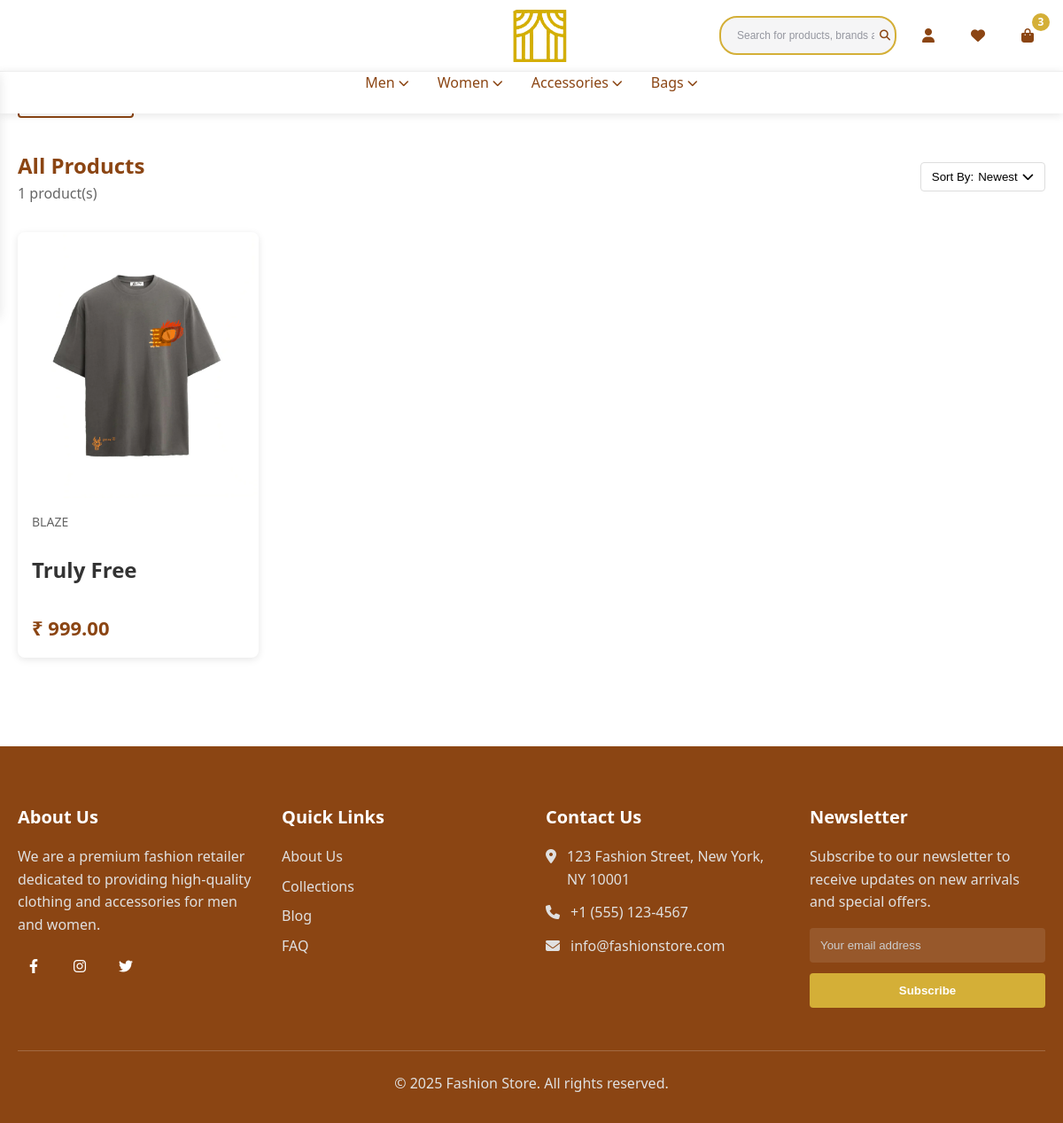
/allproducts, run on an earlier commit of the app's database.
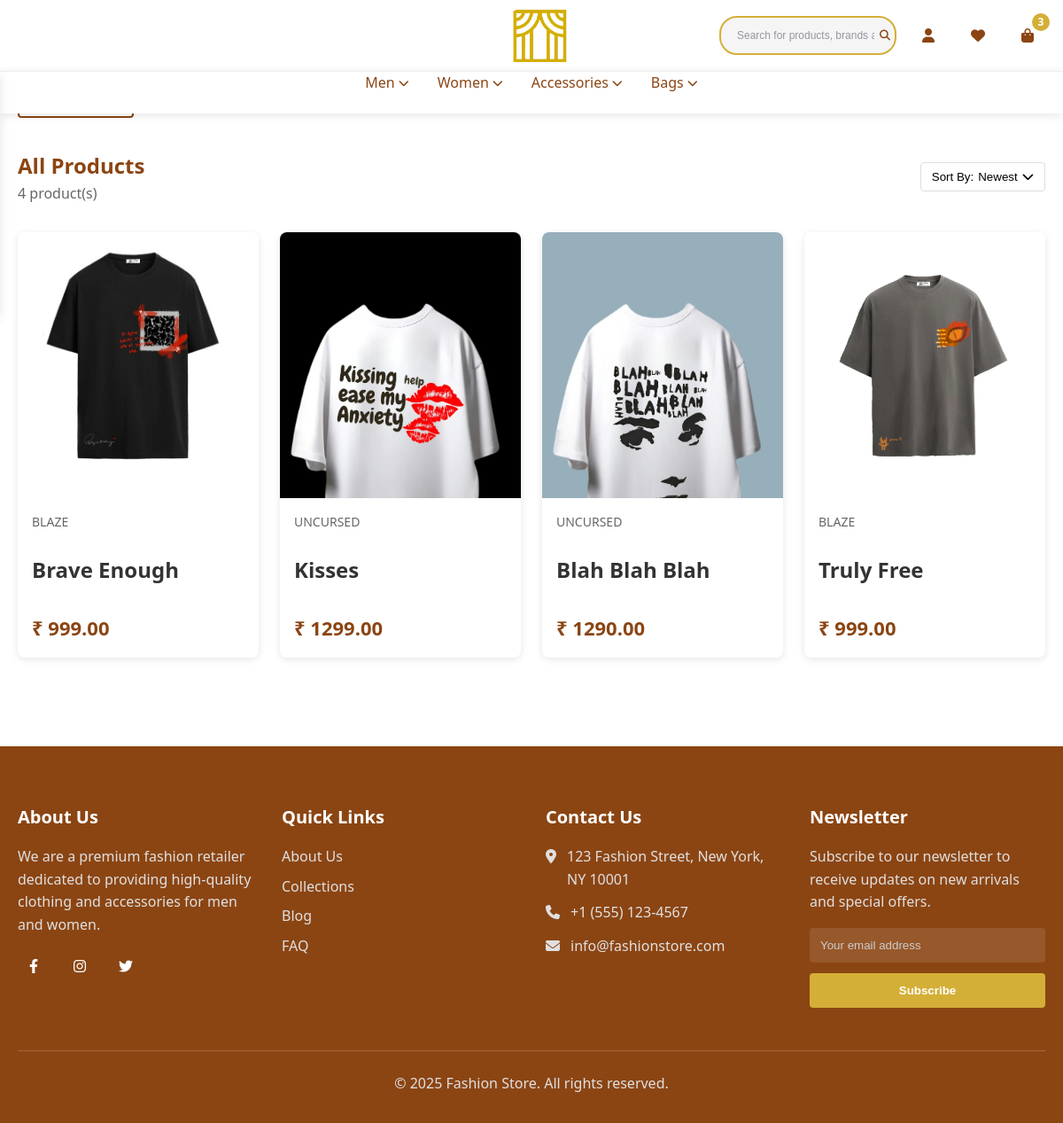
And on a later commit of the database.
### home/models.py (models this page shows, shortened)
class Listing(models.Model):
    name = models.CharField(max_length=255)
    brand = models.ForeignKey(Brand, on_delete=models.CASCADE)
    category = models.ForeignKey(Category, on_delete=models.CASCADE)
    productType = models.ForeignKey(ProductType, on_delete=models.CASCADE, blank=True, null=True)
    uniqueLabel = models.PositiveIntegerField(blank=True, null=True)
    colors = models.ManyToManyField(Color)
    sizes = models.ManyToManyField(Size)
    price = models.DecimalField(max_digits=10, decimal_places=2)
    discountedPrice = models.DecimalField(max_digits=10, decimal_places=2, blank=True, null=True)
    description = models.TextField(blank=True, null=True)
    productDetails = models.TextField(blank=True, null=True)
    deliveryTime = models.CharField(max_length=255, default="5-7 days")
    stockQuantity = models.PositiveIntegerField(default=0)
    createdAt = models.DateTimeField(auto_now_add=True)
    slug = models.SlugField(unique=True, blank=True, null=True)
    returnEligible = models.BooleanField(default=False)
    exchangeEligible = models.BooleanField(default=False)
    bestSelling = models.BooleanField(default=False)
    newArrival = models.BooleanField(default=False)
    specialOffer = models.BooleanField(default=False)
    class Meta:
        constraints = [
            UniqueConstraint(fields=['productType', 'uniqueLabel'], name='unique_product_label')
        ]

class Image(models.Model):
    listing = models.ForeignKey(Listing, on_delete=models.CASCADE, related_name="images")
    image = models.ImageField(upload_to="images/")

class Brand(models.Model):
    name = models.CharField(max_length=100, unique=True)
    def __str__(self):
        return self.name

### home/views.py (the view)
# urls.py: path('allproducts', views.allProducts, name="allProducts"),
def allProducts(request):
    listings = Listing.objects.all().order_by("-createdAt")
    return render(request, "listing.html", {
        'listings': listings,
        "category": "All Products"
    })

### home/templates/listing.html (shortened to what this page needs)
{% extends "layout.html" %}
{% load static %}
{% block body %}
  <main>
    <section class="product-listing">
        <div class="container">
          <div class="listing-header">
            <div>
              <h2 class="listing-title">
                  {{ category|title }} {% if productType %} > {% endif %} {{ productType|title }}
              </h2>
              <p class="listing-count">{{ listings|length }} product(s)</p>
            </div>
            <div class="sort-dropdown">
              <button class="sort-button">
                Sort By: <span id="currentSort">Newest</span> <i class="fas fa-chevron-down"></i>
              </button>
            </div>
          </div>
    {% if message %}
          <h3>{{ message }}</h3>
    {% else %}
        <div class="product-grid">
            {% for list in listings %}
              <a href="{% url 'item' list.category.slug list.productType.slug list.slug %}" class="product-card"  data-created-at="{{ list.createdAt|date:'Y-m-d H:i:s' }}">
                <div class="product-image-container">
                  <img src="{{ list.images.first.image.url }}" alt="Product 1" class="product-image primary">
                </div>
                <div class="product-info">
                  <div class="product-brand">{{ list.brand }}</div>
                  <h3 class="product-name">{{ list.name }}</h3>
                  {% if list.discountedPrice %}
                    <div class="price-container">
                        <div class="product-price">₹ {{ list.discountedPrice }}</div>
                        <div class="product-discounted-price"><s>₹ {{ list.price }}</s></div>
                    </div>
                  {% else %}
                    <div class="product-price">₹ {{ list.price }}</div>
                  {% endif %}
                </div>
              </a>
            {% endfor %}
          </div>
    {% endif %}
  </main>
{% endblock %}
{% block script %}
    {% load static %}
{% endblock %}

What changed in the data, as far as the page shows it:
added Listing: images.first.image (picture), brand "BLAZE", name "Brave Enough", price "999.00"
added Listing: images.first.image (picture), brand "UNCURSED", name "Kisses", price "1299.00"
added Listing: images.first.image (picture), brand "UNCURSED", name "Blah Blah Blah", price "1290.00"
Also different on the page:
{{ listings|length }}: "1" → "4"
